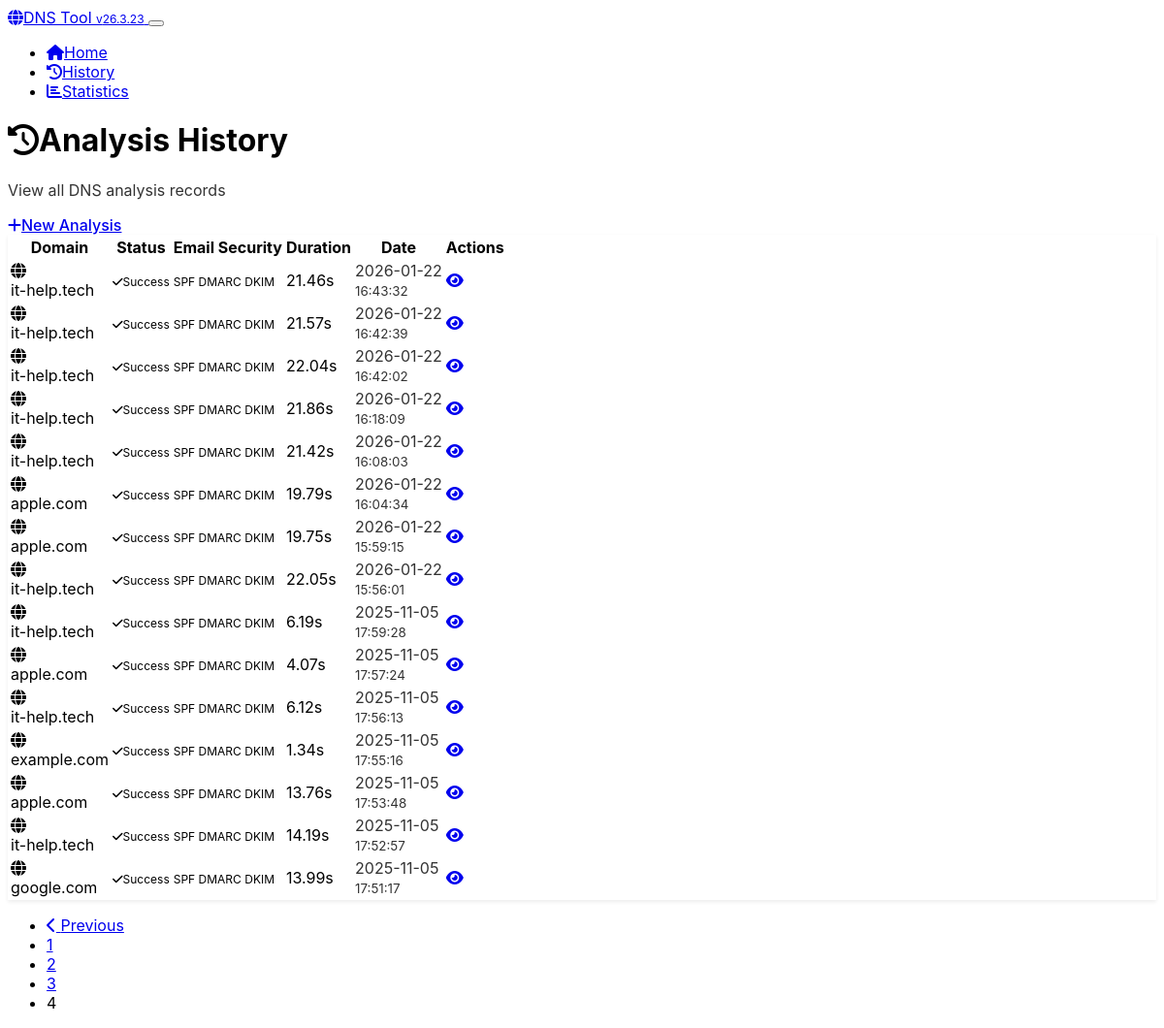
The page /history?page=4 on the database its author committed.
### app.py (models this page shows, shortened)
class DomainAnalysis(db.Model):
    __tablename__ = 'domain_analyses'
    id = db.Column(db.Integer, primary_key=True)
    domain = db.Column(db.String(255), nullable=False, index=True)
    ascii_domain = db.Column(db.String(255), nullable=False)
    basic_records = db.Column(JSON)
    authoritative_records = db.Column(JSON)
    spf_status = db.Column(db.String(20))
    spf_records = db.Column(JSON)
    dmarc_status = db.Column(db.String(20))
    dmarc_policy = db.Column(db.String(20))
    dmarc_records = db.Column(JSON)
    dkim_status = db.Column(db.String(20))
    dkim_selectors = db.Column(JSON)
    registrar_name = db.Column(db.String(255))
    registrar_source = db.Column(db.String(20))
    analysis_success = db.Column(db.Boolean, default=True)
    error_message = db.Column(db.Text)
    analysis_duration = db.Column(db.Float)  # seconds
    created_at = db.Column(db.DateTime, default=datetime.utcnow, nullable=False)
    updated_at = db.Column(db.DateTime, default=datetime.utcnow, onupdate=datetime.utcnow)

### app.py (the view)
@app.route('/history')
def history():
    page = request.args.get('page', 1, type=int)
    per_page = 20
    analyses = DomainAnalysis.query.order_by(
        DomainAnalysis.created_at.desc()
    ).paginate(
        page=page, per_page=per_page, error_out=False
    )
    return render_template('history.html', analyses=analyses)

### app.py (called while the page is built)
@app.context_processor
def inject_version():
    return {'app_version': APP_VERSION}

### templates/history.html (shortened to what this page needs)
<!DOCTYPE html>
<html lang="en" data-bs-theme="dark">
<head>
    <link href="https://cdn.replit.com/agent/bootstrap-agent-dark-theme.min.css" rel="stylesheet">
    <link href="{{ url_for('static', filename='css/custom.css') }}" rel="stylesheet">
    <link rel="preload" href="https://cdnjs.cloudflare.com/ajax/libs/font-awesome/6.4.0/css/all.min.css" as="style" onload="this.onload=null;this.rel='stylesheet'">
</head>
<body>
    <nav class="navbar navbar-expand-lg navbar-dark bg-dark">
        <div class="container">
            <a class="navbar-brand" href="{{ url_for('index') }}">
                <i class="fas fa-globe me-2"></i>DNS Tool <span class="badge bg-secondary ms-1">v{{ app_version }}</span>
            </a>
            <button class="navbar-toggler" type="button" data-bs-toggle="collapse" data-bs-target="#navbarNav">
            </button>
            <div class="collapse navbar-collapse" id="navbarNav">
                <ul class="navbar-nav ms-auto">
                    <li class="nav-item">
                        <a class="nav-link" href="{{ url_for('index') }}">
                            <i class="fas fa-home me-1"></i>Home
                        </a>
                    </li>
                    <li class="nav-item">
                        <a class="nav-link active" href="{{ url_for('history') }}">
                            <i class="fas fa-history me-1"></i>History
                        </a>
                    </li>
                    <li class="nav-item">
                        <a class="nav-link" href="{{ url_for('stats') }}">
                            <i class="fas fa-chart-bar me-1"></i>Statistics
                        </a>
                    </li>
                </ul>
            </div>
        </div>
    </nav>
    <div class="container my-4">
        <div class="d-flex justify-content-between align-items-center mb-4">
            <div>
                <h1 class="h3 mb-1">
                    <i class="fas fa-history me-2"></i>Analysis History
                </h1>
                <p class="text-muted mb-0">View all DNS analysis records</p>
            </div>
            <a href="{{ url_for('index') }}" class="btn btn-primary">
                <i class="fas fa-plus me-2"></i>New Analysis
            </a>
        </div>
        {% if analyses.items %}
            <div class="card">
                <div class="card-body">
                    <div class="table-responsive">
                        <table class="table table-hover mb-0">
                            <thead>
                                <tr>
                                    <th>Domain</th>
                                    <th>Status</th>
                                    <th>Email Security</th>
                                    <th>Duration</th>
                                    <th>Date</th>
                                    <th>Actions</th>
                                </tr>
                            </thead>
                            <tbody>
                                {% for analysis in analyses.items %}
                                <tr>
                                    <td>
                                        <div class="d-flex align-items-center">
                                            <i class="fas fa-globe text-primary me-2"></i>
                                            <div>
                                                <div class="fw-medium">{{ analysis.domain }}</div>
                                            </div>
                                        </div>
                                    </td>
                                    <td>
                                        {% if analysis.analysis_success %}
                                            <span class="badge bg-success">
                                                <i class="fas fa-check me-1"></i>Success
                                            </span>
                                        {% else %}
                                            <span class="badge bg-danger">
                                                <i class="fas fa-times me-1"></i>Failed
                                            </span>
                                        {% endif %}
                                    </td>
                                    <td>
                                        <div class="d-flex gap-1">
                                            {% if analysis.spf_status %}
                                                <span class="badge bg-{{ 'success' if analysis.spf_status == 'success' else 'warning' if analysis.spf_status == 'warning' else 'danger' }}" title="SPF">
                                                    SPF
                                                </span>
                                            {% endif %}
                                            {% if analysis.dmarc_status %}
                                                <span class="badge bg-{{ 'success' if analysis.dmarc_status == 'success' else 'warning' if analysis.dmarc_status == 'warning' else 'danger' }}" title="DMARC">
                                                    DMARC
                                                </span>
                                            {% endif %}
                                            {% if analysis.dkim_status %}
                                                <span class="badge bg-{{ 'success' if analysis.dkim_status == 'success' else 'warning' }}" title="DKIM">
                                                    DKIM
                                                </span>
                                            {% endif %}
                                        </div>
                                    </td>
                                    <td>
                                        {% if analysis.analysis_duration %}
                                            {{ "%.2f"|format(analysis.analysis_duration) }}s
                                        {% else %}
                                            -
                                        {% endif %}
                                    </td>
                                    <td>
                                        <div class="text-muted">
                                            {{ analysis.created_at.strftime('%Y-%m-%d') }}<br>
                                            <small>{{ analysis.created_at.strftime('%H:%M:%S') }}</small>
                                        </div>
                                    </td>
                                    <td>
                                        <div class="btn-group" role="group">
                                            <a href="{{ url_for('view_analysis', analysis_id=analysis.id) }}"
                                               class="btn btn-sm btn-outline-primary" title="View Details">
                                                <i class="fas fa-eye"></i>
                                            </a>
                                        </div>
                                    </td>
                                </tr>
                                {% endfor %}
                            </tbody>
                        </table>
                    </div>
                </div>
            </div>
            {% if analyses.pages > 1 %}
                <nav aria-label="Analysis history pagination" class="mt-4">
                    <ul class="pagination justify-content-center">
                        {% if analyses.has_prev %}
                            <li class="page-item">
                                <a class="page-link" href="{{ url_for('history', page=analyses.prev_num) }}">
                                    <i class="fas fa-chevron-left"></i> Previous
                                </a>
                            </li>
                        {% endif %}
                        {% for page_num in analyses.iter_pages() %}
                            {% if page_num %}
                                {% if page_num != analyses.page %}
                                    <li class="page-item">
                                        <a class="page-link" href="{{ url_for('history', page=page_num) }}">{{ page_num }}</a>
                                    </li>
                                {% else %}
                                    <li class="page-item active">
                                        <span class="page-link">{{ page_num }}</span>
                                    </li>
                                {% endif %}
                            {% else %}
                                <li class="page-item disabled">
                                    <span class="page-link">...</span>
                                </li>
                            {% endif %}
                        {% endfor %}
                    </ul>
                </nav>
            {% endif %}
        {% endif %}
    </div>
</body>
</html>

### static/css/custom.css (style rules this page uses)
:root { --code-bg: hsl(210, 11%, 15%); --code-border: hsl(210, 11%, 25%); --feature-icon-size: 3rem; }
body { font-family: -apple-system, BlinkMacSystemFont, 'Segoe UI', Roboto, sans-serif; }
.card { border: 1px solid var(--bs-border-color); box-shadow: 0 0.125rem 0.25rem rgba(0, 0, 0, 0.075); }
.badge { font-size: 0.75em; }
.btn { border-radius: 0.375rem; font-weight: 500; }
.text-muted { opacity: 0.8; }

### rows shown on the page
DomainAnalysis: domain "it-help.tech", analysis_success True (drawn), analysis_duration "21.46", created_at "2026-01-22", created_at "16:43:32"
DomainAnalysis: domain "it-help.tech", analysis_success True (drawn), analysis_duration "21.57", created_at "2026-01-22", created_at "16:42:39"
DomainAnalysis: domain "it-help.tech", analysis_success True (drawn), analysis_duration "22.04", created_at "2026-01-22", created_at "16:42:02"
DomainAnalysis: domain "it-help.tech", analysis_success True (drawn), analysis_duration "21.86", created_at "2026-01-22", created_at "16:18:09"
DomainAnalysis: domain "it-help.tech", analysis_success True (drawn), analysis_duration "21.42", created_at "2026-01-22", created_at "16:08:03"
DomainAnalysis: domain "apple.com", analysis_success True (drawn), analysis_duration "19.79", created_at "2026-01-22", created_at "16:04:34"
DomainAnalysis: domain "apple.com", analysis_success True (drawn), analysis_duration "19.75", created_at "2026-01-22", created_at "15:59:15"
DomainAnalysis: domain "it-help.tech", analysis_success True (drawn), analysis_duration "22.05", created_at "2026-01-22", created_at "15:56:01"
DomainAnalysis: domain "it-help.tech", analysis_success True (drawn), analysis_duration "6.19", created_at "2025-11-05", created_at "17:59:28"
DomainAnalysis: domain "apple.com", analysis_success True (drawn), analysis_duration "4.07", created_at "2025-11-05", created_at "17:57:24"
DomainAnalysis: domain "it-help.tech", analysis_success True (drawn), analysis_duration "6.12", created_at "2025-11-05", created_at "17:56:13"
DomainAnalysis: domain "example.com", analysis_success True (drawn), analysis_duration "1.34", created_at "2025-11-05", created_at "17:55:16"
DomainAnalysis: domain "apple.com", analysis_success True (drawn), analysis_duration "13.76", created_at "2025-11-05", created_at "17:53:48"
DomainAnalysis: domain "it-help.tech", analysis_success True (drawn), analysis_duration "14.19", created_at "2025-11-05", created_at "17:52:57"
DomainAnalysis: domain "google.com", analysis_success True (drawn), analysis_duration "13.99", created_at "2025-11-05", created_at "17:51:17"

### other values the page prints
{{ app_version }} "26.3.23"
{{ page_num }} "1" "2" "3"
{{ page_num }} "4"
